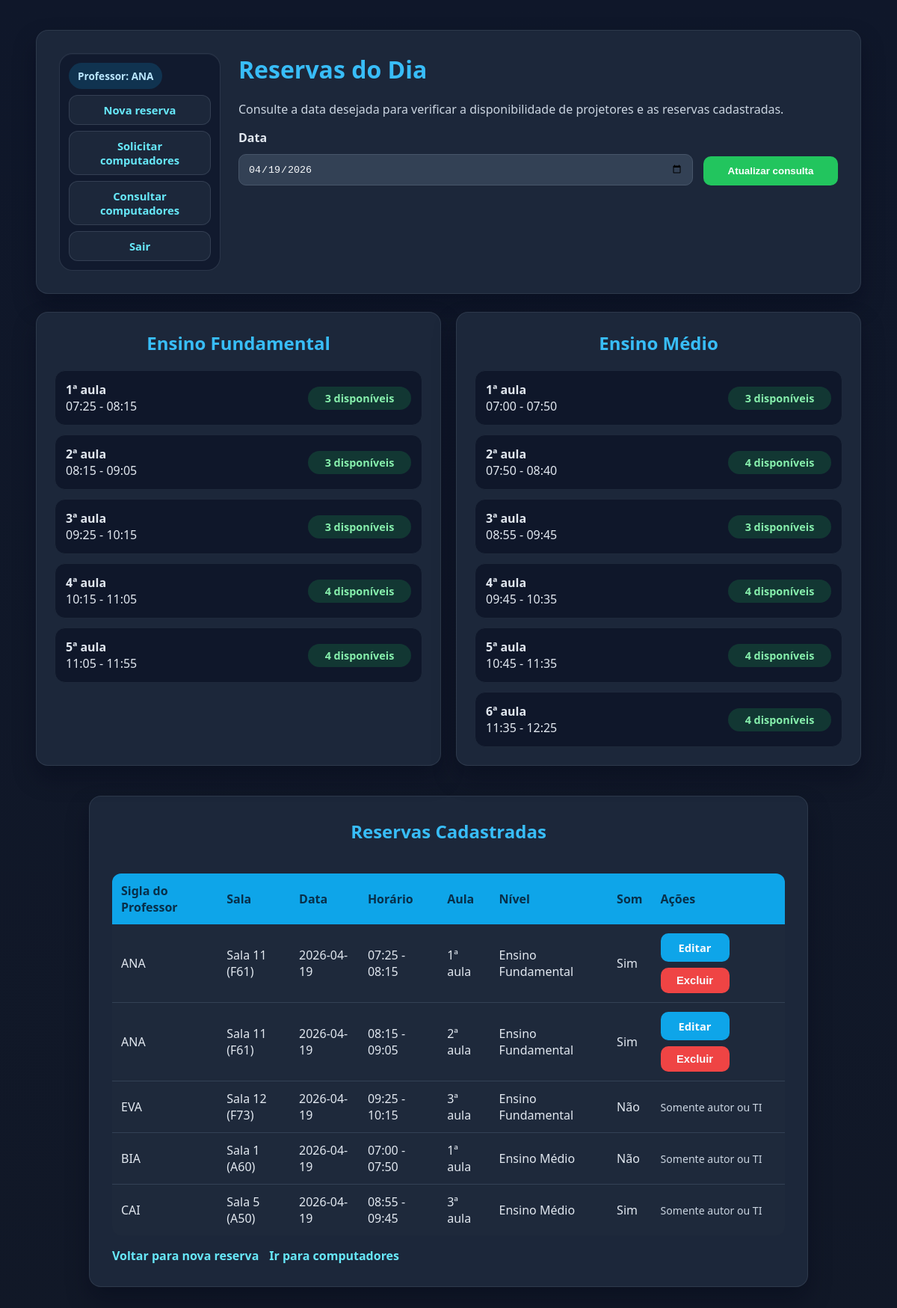
The app's page /reservas?data=2026-04-19 (signed in) with its own data.
### tables this page shows
CREATE TABLE reservas (
            id INTEGER PRIMARY KEY AUTOINCREMENT,
            sigla TEXT,
            sala TEXT,
            data TEXT,
            horario TEXT,
            nivel TEXT,
            som TEXT
        );

### app.py (the view)
@app.route("/reservas")
@login_obrigatorio
def ver_reservas():
    data_filtro = request.args.get("data") or date.today().isoformat()
    reservas, disponibilidade = buscar_reservas_por_data(data_filtro)
    reservas = marcar_permissoes_reservas(reservas)
    painel = montar_painel_disponibilidade(disponibilidade)
    return render_template(
        "reservas.html",
        reservas=reservas,
        painel=painel,
        data_selecionada=data_filtro,
        data_hoje=date.today().isoformat(),
        mensagem=request.args.get("mensagem"),
        tipo_mensagem=request.args.get("tipo", "success"),
    )

### app.py (called while the page is built, shortened)
def conectar():
    return sqlite3.connect("reservas.db")

def normalizar_som(valor):
    if valor in {"Nao", "N\u00e3o", "N\u00c3\u00a3o"}:
        return "N\u00e3o"
    if valor in {"Sim", "sim"}:
        return "Sim"
    return valor or "N\u00e3o"

def usuario_eh_ti(tipo_usuario=None):
    tipo_usuario = tipo_usuario or session.get("usuario_tipo")
    return tipo_usuario == "ti"

def usuario_pode_gerenciar_por_sigla(
    sigla_registro,
    sigla_usuario=None,
    tipo_usuario=None,
):
    sigla_usuario = sigla_usuario or session.get("usuario_sigla")
    tipo_usuario = tipo_usuario or session.get("usuario_tipo")
    if not sigla_usuario or not sigla_registro:
        return False
    return usuario_eh_ti(tipo_usuario) or sigla_usuario == sigla_registro

def usuario_pode_gerenciar_reserva(
    reserva,
    sigla_usuario=None,
    tipo_usuario=None,
):
    if not reserva:
        return False
    return usuario_pode_gerenciar_por_sigla(
        reserva["sigla"],
        sigla_usuario=sigla_usuario,
        tipo_usuario=tipo_usuario,
    )

def login_obrigatorio(view):
    @wraps(view)
    def wrapper(*args, **kwargs):
        return view(*args, **kwargs)
    return wrapper

def serializar_reserva(linha):
    reserva = {
        "id": linha[0],
        "sigla": linha[1],
        "sala": linha[2],
        "data": linha[3],
        "horario": linha[4],
        "nivel": linha[5],
        "som": normalizar_som(linha[6]),
    }
    faixa = HORARIOS_POR_INICIO.get(reserva["nivel"], {}).get(reserva["horario"])
    reserva["nivel_label"] = NIVEL_LABELS.get(reserva["nivel"], reserva["nivel"])
    reserva["sala_label"] = SALAS.get(reserva["nivel"], {}).get(
        reserva["sala"],
        f"Sala {reserva['sala']}",
    )
    reserva["aula_label"] = faixa["label"] if faixa else reserva["horario"]
    reserva["horario_fim"] = faixa["fim"] if faixa else ""
    reserva["pode_gerenciar"] = False
    return reserva

def marcar_permissoes_reserva(
    reserva,
    sigla_usuario=None,
    tipo_usuario=None,
):
    if not reserva:
        return None
    reserva["pode_gerenciar"] = usuario_pode_gerenciar_reserva(
        reserva,
        sigla_usuario=sigla_usuario,
        tipo_usuario=tipo_usuario,
    )
    return reserva

### templates/reservas.html (shortened to what this page needs)
<!DOCTYPE html>
<html lang="pt-BR">
<head>
    <link rel="stylesheet" href="{{ url_for('static', filename='css/style.css') }}">
</head>
<body>
<div class="page">
{% set retorno = request.full_path if request.query_string else request.path %}
<div class="container container-wide">
    <div class="split-layout">
    <aside class="link-row user-links">
        <span class="status-chip info">{{ usuario_tipo_label }}: {{ usuario_sigla }}</span>
        <a class="page-link" href="/">Nova reserva</a>
        <a class="page-link" href="/computadores">Solicitar computadores</a>
        <a class="page-link" href="/computadores/consultar?data={{ data_selecionada }}">Consultar computadores</a>
        <a class="page-link" href="/logout">Sair</a>
    </aside>
    <div class="split-main">
    <h1>Reservas do Dia</h1>
    <p class="subtle">
        Consulte a data desejada para verificar a disponibilidade de projetores
        e as reservas cadastradas.
    </p>
    <form class="inline-form" action="/reservas" method="get">
        <div class="field-grow">
            <label for="data">Data</label>
            <input type="date" id="data" name="data" value="{{ data_selecionada }}" required>
        </div>
        <button type="submit">Atualizar consulta</button>
    </form>
    </div>
    </div>
</div>
<div class="grid">
    {% for grupo in painel %}
    <section class="card">
        <h2>{{ grupo.nivel_label }}</h2>
        <div class="availability-list">
            {% for item in grupo.itens %}
            <div class="availability-item">
                <div>
                    <strong>{{ item.aula }}</strong>
                    <p>{{ item.inicio }} - {{ item.fim }}</p>
                </div>
                <span class="status-chip {{ 'danger' if item.lotado else 'success' }}">
                    {{ item.disponiveis }} dispon&iacute;veis
                </span>
            </div>
            {% endfor %}
        </div>
    </section>
    {% endfor %}
</div>
<div class="container">
    <h2>Reservas Cadastradas</h2>
    {% if reservas %}
    <div class="table-wrap">
        <table>
            <tr>
                <th>Sigla do Professor</th>
                <th>Sala</th>
                <th>Data</th>
                <th>Hor&aacute;rio</th>
                <th>Aula</th>
                <th>N&iacute;vel</th>
                <th>Som</th>
                <th>A&ccedil;&otilde;es</th>
            </tr>
            {% for r in reservas %}
            <tr>
                <td>{{ r.sigla }}</td>
                <td>{{ r.sala_label }}</td>
                <td>{{ r.data }}</td>
                <td>{{ r.horario }}{% if r.horario_fim %} - {{ r.horario_fim }}{% endif %}</td>
                <td>{{ r.aula_label }}</td>
                <td>{{ r.nivel_label }}</td>
                <td>{{ r.som }}</td>
                <td>
                    {% if r.pode_gerenciar %}
                    <div class="table-actions">
                        <a class="button-link button-secondary" href="{{ url_for('editar_reserva', reserva_id=r.id, next=retorno) }}">Editar</a>
                        <form action="{{ url_for('excluir_reserva', reserva_id=r.id) }}" method="post" onsubmit="return confirm('Confirma a exclus&atilde;o desta reserva?');">
                            <button type="submit" class="button-danger button-inline">Excluir</button>
                        </form>
                    </div>
                    {% else %}
                    <span class="subtle compact-text">Somente autor ou TI</span>
                    {% endif %}
                </td>
            </tr>
            {% endfor %}
        </table>
    </div>
    {% else %}
    <p class="empty-state">Nenhuma reserva cadastrada para {{ data_selecionada }}.</p>
    {% endif %}
    <div class="link-row">
        <a class="page-link" href="/">Voltar para nova reserva</a>
        <a class="page-link" href="/computadores">Ir para computadores</a>
    </div>
</div>
</div>
</body>
</html>

### static/css/style.css (style rules this page uses)
body { font-family: "Segoe UI", Arial, sans-serif; background: linear-gradient(180deg, #0f172a 0%, #111827 100%); color: #e2e8f0; margin: 0; padding: 0 0 40px; }
.page { width: 92%; max-width: 1420px; margin: 0 auto; }
.container, .card { background: rgba(30, 41, 59, 0.95); border: 1px solid rgba(148, 163, 184, 0.14); border-radius: 16px; box-shadow: 0 16px 30px rgba(2, 6, 23, 0.35); }
.container { max-width: 900px; margin: 40px auto 24px; padding: 30px; }
.container-wide { max-width: 1380px; }
.grid { display: grid; gap: 20px; grid-template-columns: repeat(auto-fit, minmax(320px, 1fr)); margin-bottom: 24px; }
.card { padding: 24px; }
h1, h2, h3 { color: #38bdf8; margin-top: 0; }
h1, h2 { text-align: center; }
label { display: block; margin-bottom: 6px; font-weight: 600; }
input, select { width: 100%; padding: 11px 12px; margin-top: 5px; margin-bottom: 15px; border-radius: 10px; border: 1px solid #475569; background: #334155; color: #f8fafc; box-sizing: border-box; }
button { width: 100%; padding: 12px 16px; background: #22c55e; border: none; border-radius: 10px; color: white; font-weight: bold; cursor: pointer; transition: background 0.2s ease; }
a { color: #67e8f9; text-decoration: none; }
.page-link { display: inline-block; margin-top: 8px; font-weight: 600; }
.split-layout { display: grid; grid-template-columns: clamp(192px, 18vw, 220px) minmax(0, 1fr); gap: 24px; align-items: start; }
.split-main { min-width: 0; }
.split-main h1, .split-main h2, .split-main h3 { text-align: left; }
.link-row { display: flex; flex-wrap: wrap; gap: 14px; margin-top: 8px; }
.user-links { display: grid; grid-template-columns: 1fr; gap: 8px; align-items: stretch; justify-items: stretch; max-width: none; width: 100%; box-sizing: border-box; padding: 12px; margin-top: 0; background: rgba(15, 23, 42, 0.72); border: 1px solid rgba(71, 85, 105, 0.45); border-radius: 18px; box-shadow: inset 0 1px 0 rgba(148, 163, 184, 0.08); position: sticky; top: 24px; }
.user-links .status-chip { justify-self: start; min-width: 0; padding: 8px 12px; font-size: 0.85rem; }
.user-links .page-link { display: flex; align-items: center; justify-content: center; width: 100%; margin-top: 0; padding: 10px 12px; border-radius: 12px; background: rgba(30, 41, 59, 0.95); border: 1px solid rgba(71, 85, 105, 0.55); color: #67e8f9; font-size: 0.92rem; line-height: 1.25; text-align: center; overflow-wrap: normal; box-sizing: border-box; transition: transform 0.18s ease, border-color 0.18s ease, background 0.18s ease; }
.subtle, .note, .empty-state { color: #cbd5e1; }
.inline-form { display: flex; gap: 14px; align-items: flex-end; flex-wrap: wrap; }
.inline-form button { width: auto; min-width: 180px; margin-bottom: 15px; }
.field-grow { flex: 1; min-width: 220px; }
.availability-list, .plan-list, .timeline { display: grid; gap: 12px; }
.availability-item, .plan-item, .timeline-card { background: #0f172a; border: 1px solid #1e293b; border-radius: 14px; padding: 14px; }
.availability-item { display: flex; align-items: center; justify-content: space-between; gap: 12px; }
.availability-item p, .timeline-line, .plan-item p { margin: 0; }
.status-chip { display: inline-flex; align-items: center; justify-content: center; min-width: 118px; padding: 6px 10px; border-radius: 999px; font-size: 0.9rem; font-weight: 700; }
.status-chip.success { background: rgba(34, 197, 94, 0.18); color: #86efac; }
.status-chip.info { background: rgba(14, 165, 233, 0.18); color: #bae6fd; }
.compact-text { font-size: 0.88rem; }
.table-actions { display: flex; flex-wrap: wrap; gap: 8px; align-items: center; }
.table-actions form { margin: 0; }
.button-link, .button-inline { display: inline-flex; align-items: center; justify-content: center; width: auto; min-width: 92px; padding: 9px 12px; border-radius: 10px; border: none; color: #f8fafc; font-size: 0.92rem; font-weight: 700; text-decoration: none; cursor: pointer; box-sizing: border-box; }
.button-secondary { background: #0ea5e9; }
.button-danger { background: #ef4444; }
.table-wrap { overflow-x: auto; }
table { width: 100%; border-collapse: collapse; margin-top: 20px; background: #1e293b; border-radius: 12px; overflow: hidden; }
th { background: #0ea5e9; color: #082f49; padding: 12px; text-align: left; }
td { padding: 12px; border-bottom: 1px solid #334155; }
tr:last-child td { border-bottom: none; }

### records on screen
reservas: sigla "ANA", sala_label "Sala 11 (F61)", data "2026-04-19", horario "07:25", horario_fim "08:15", aula_label "1ª aula", nivel_label "Ensino Fundamental", som "Sim"
reservas: sigla "ANA", sala_label "Sala 11 (F61)", data "2026-04-19", horario "08:15", horario_fim "09:05", aula_label "2ª aula", nivel_label "Ensino Fundamental", som "Sim"
reservas: sigla "EVA", sala_label "Sala 12 (F73)", data "2026-04-19", horario "09:25", horario_fim "10:15", aula_label "3ª aula", nivel_label "Ensino Fundamental", som "Não", shows "Somente autor ou TI"
reservas: sigla "BIA", sala_label "Sala 1 (A60)", data "2026-04-19", horario "07:00", horario_fim "07:50", aula_label "1ª aula", nivel_label "Ensino Médio", som "Não", shows "Somente autor ou TI"
reservas: sigla "CAI", sala_label "Sala 5 (A50)", data "2026-04-19", horario "08:55", horario_fim "09:45", aula_label "3ª aula", nivel_label "Ensino Médio", som "Sim", shows "Somente autor ou TI"

### other values on screen
{{ usuario_tipo_label }} "Professor"
{{ usuario_sigla }} "ANA"
{{ grupo.nivel_label }} "Ensino Fundamental" "Ensino Médio"
{{ item.aula }} "1ª aula" "2ª aula" "3ª aula" "4ª aula" "5ª aula" "1ª aula" "2ª aula" "3ª aula" "4ª aula" "5ª aula" "6ª aula"
{{ item.inicio }} "07:25" "08:15" "09:25" "10:15" "11:05" "07:00" "07:50" "08:55" "09:45" "10:45" "11:35"
{{ item.fim }} "08:15" "09:05" "10:15" "11:05" "11:55" "07:50" "08:40" "09:45" "10:35" "11:35" "12:25"
{{ item.disponiveis }} "3" "3" "3" "4" "4" "3" "4" "3" "4" "4" "4"
